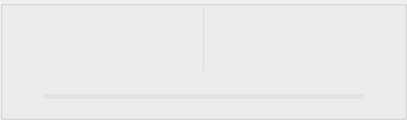
             <widget class="QGroupBox" name="groupBox_201">
              <property name="styleSheet">
               <string notr="true">#groupBox_201{

border: 0px solid #42adff;
	background-color: rgb(0, 0, 0);
border-left: 1px solid rgba(200, 200, 200,100);
border-right: 0px solid rgba(29, 83, 185, 255);
border-radius:0px;}</string>
              </property>
              <property name="title">
               <string/>
              </property>
              <layout class="QVBoxLayout" name="verticalLayout_4" stretch="1,0">
               <property name="leftMargin">
                <number>0</number>
               </property>
               <property name="topMargin">
                <number>0</number>
               </property>
               <property name="rightMargin">
                <number>0</number>
               </property>
               <property name="bottomMargin">
                <number>0</number>
               </property>
               <item>
                <widget class="QSplitter" name="splitter">
                 <property name="enabled">
                  <bool>true</bool>
                 </property>
                 <property name="styleSheet">
                  <string notr="true">#splitter::handle{background: 1px solid  rgba(200, 200, 200,100);}</string>
                 </property>
                 <property name="frameShape">
                  <enum>QFrame::NoFrame</enum>
                 </property>
                 <property name="lineWidth">
                  <number>10</number>
                 </property>
                 <property name="orientation">
                  <enum>Qt::Horizontal</enum>
                 </property>
                 <property name="handleWidth">
                  <number>1</number>
                 </property>
                 <widget class="Label_click_Mouse" name="raw_video">
                  <property name="enabled">
                   <bool>true</bool>
                  </property>
                  <property name="sizePolicy">
                   <sizepolicy hsizetype="Ignored" vsizetype="Ignored">
                    <horstretch>0</horstretch>
                    <verstretch>0</verstretch>
                   </sizepolicy>
                  </property>
                  <property name="minimumSize">
                   <size>
                    <width>200</width>
                    <height>0</height>
                   </size>
                  </property>
                  <property name="font">
                   <font>
                    <family>微软雅黑</family>
                    <pointsize>36</pointsize>
                   </font>
                  </property>
                  <property name="cursor">
                   <cursorShape>ArrowCursor</cursorShape>
                  </property>
                  <property name="styleSheet">
                   <string notr="true">color: rgb(218, 218, 218);
</string>
                  </property>
                  <property name="text">
                   <string/>
                  </property>
                  <property name="scaledContents">
                   <bool>false</bool>
                  </property>
                  <property name="alignment">
                   <set>Qt::AlignCenter</set>
                  </property>
                 </widget>
                 <widget class="Label_click_Mouse" name="out_video">
                  <property name="enabled">
                   <bool>true</bool>
                  </property>
                  <property name="sizePolicy">
                   <sizepolicy hsizetype="Ignored" vsizetype="Ignored">
                    <horstretch>0</horstretch>
                    <verstretch>0</verstretch>
                   </sizepolicy>
                  </property>
                  <property name="minimumSize">
                   <size>
                    <width>200</width>
                    <height>0</height>
                   </size>
                  </property>
                  <property name="font">
                   <font>
                    <family>微软雅黑</family>
                    <pointsize>36</pointsize>
                   </font>
                  </property>
                  <property name="cursor">
                   <cursorShape>ArrowCursor</cursorShape>
                  </property>
                  <property name="styleSheet">
                   <string notr="true">color: rgb(218, 218, 218);
</string>
                  </property>
                  <property name="text">
                   <string/>
                  </property>
                  <property name="scaledContents">
                   <bool>false</bool>
                  </property>
                  <property name="alignment">
                   <set>Qt::AlignCenter</set>
                  </property>
                 </widget>
                </widget>
               </item>
               <item>
                <layout class="QHBoxLayout" name="horizontalLayout_12">
                 <property name="spacing">
                  <number>0</number>
                 </property>
                 <property name="leftMargin">
                  <number>0</number>
                 </property>
                 <property name="rightMargin">
                  <number>0</number>
                 </property>
                 <item>
                  <widget class="QPushButton" name="runButton">
                   <property name="minimumSize">
                    <size>
                     <width>40</width>
                     <height>40</height>
                    </size>
                   </property>
                   <property name="styleSheet">
                    <string notr="true">QPushButton {
border-style: solid;
border-width: 0px;
border-radius: 0px;
background-color: rgba(223, 223, 223, 0);
}
QPushButton::focus{outline: none;}
QPushButton::hover {
border-style: solid;
border-width: 0px;
border-radius: 0px;
background-color: rgba(223, 223, 223, 150);}</string>
                   </property>
                   <property name="text">
                    <string/>
                   </property>
                   <property name="icon">
                    <iconset resource="../apprcc.qrc">
                     <normaloff>:/img/icon/播放 (1).png</normaloff>:/img/icon/播放 (1).png</iconset>
                   </property>
                   <property name="iconSize">
                    <size>
                     <width>30</width>
                     <height>30</height>
                    </size>
                   </property>
                   <property name="checkable">
                    <bool>true</bool>
                   </property>
                  </widget>
                 </item>
                 <item>
                  <widget class="QProgressBar" name="progressBar">
                   <property name="maximumSize">
                    <size>
                     <width>16777215</width>
                     <height>5</height>
                    </size>
                   </property>
                   <property name="styleSheet">
                    <string notr="true">QProgressBar {
    color: rgb(26, 255, 217);
    font: 12pt;
    border-radius: 2px;
    text-align: center;
    border: none;
    background-color: rgba(215, 215, 215, 100);
}

QProgressBar:chunk {
    border-radius: 2px;
    background: qlineargradient(spread:pad, x1:0, y1:0, x2:1, y2:0, stop:0 rgba(3, 85, 160, 255), stop:1 rgba(13, 206, 197, 255));
}
</string>
                   </property>
                   <property name="maximum">
                    <number>1000</number>
                   </property>
                   <property name="value">
                    <number>0</number>
                   </property>
                   <property name="textVisible">
                    <bool>false</bool>
                   </property>
                  </widget>
                 </item>
                 <item>
                  <widget class="QPushButton" name="stopButton">
                   <property name="minimumSize">
                    <size>
                     <width>40</width>
                     <height>40</height>
                    </size>
                   </property>
                   <property name="styleSheet">
                    <string notr="true">QPushButton {
border-style: solid;
border-width: 0px;
border-radius: 0px;
background-color: rgba(223, 223, 223, 0);
}
QPushButton::focus{outline: none;}
QPushButton::hover {
border-style: solid;
border-width: 0px;
border-radius: 0px;
background-color: rgba(223, 223, 223, 150);}</string>
                   </property>
                   <property name="text">
                    <string/>
                   </property>
                   <property name="icon">
                    <iconset resource="../apprcc.qrc">
                     <normaloff>:/img/icon/结束.png</normaloff>:/img/icon/结束.png</iconset>
                   </property>
                   <property name="iconSize">
                    <size>
                     <width>30</width>
                     <height>30</height>
                    </size>
                   </property>
                  </widget>
                 </item>
                </layout>
               </item>
              </layout>
             </widget>
